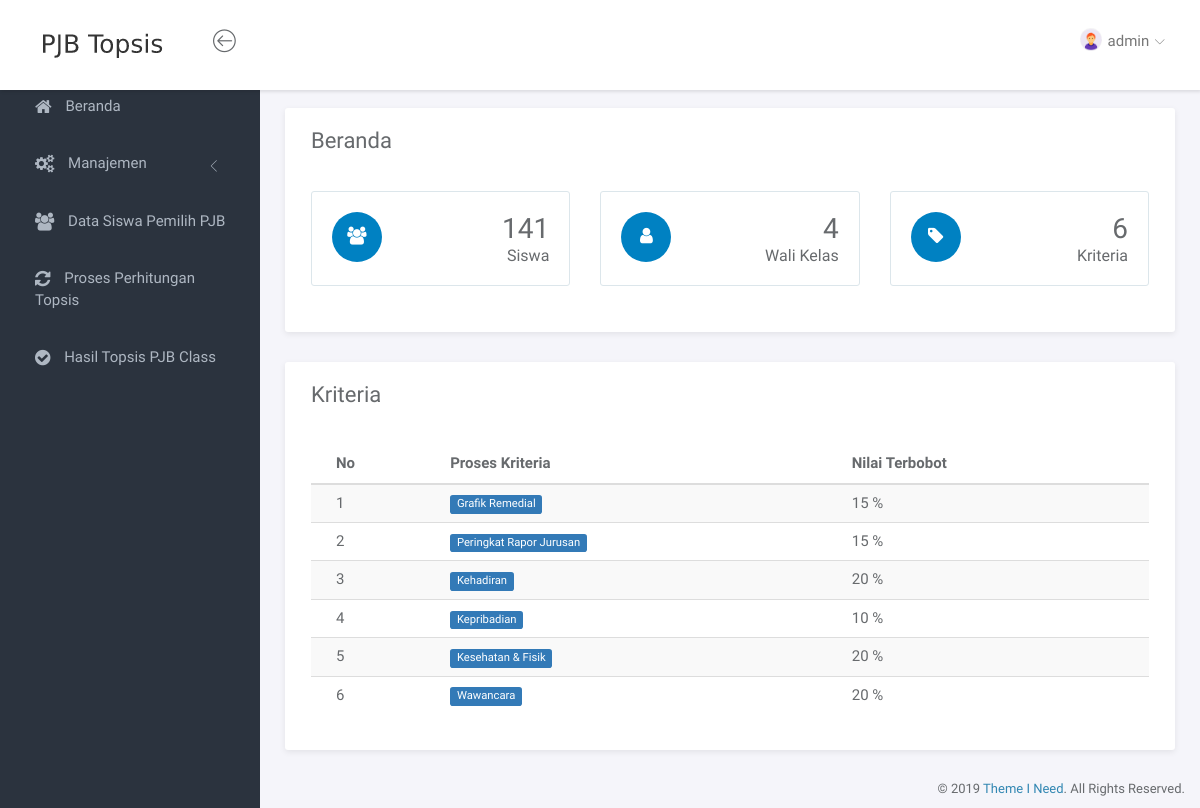
The app's page /index.php?page=beranda (signed in) with its own data.
### tables this page shows
CREATE TABLE `tbl_user` (
  `id_user` int(11) NOT NULL,
  `username` varchar(10) NOT NULL,
  `password` varchar(10) NOT NULL
);

CREATE TABLE `tbl_kriteria` (
  `id_kriteria` varchar(15) NOT NULL,
  `nama_kriteria` varchar(50) NOT NULL,
  `nilai_terbobot` int(3) NOT NULL
);

### service.php (called while the page is built, shortened)
<?php
$g = mysqli_query($conn, "SELECT * FROM tbl_user WHERE username='$_SESSION[username]'");
$auth = mysqli_fetch_array($g);
?>

### page/beranda.php (the view, shortened to what this page needs)
<?php
    $siswa = mysqli_num_rows(mysqli_query($conn, "SELECT * FROM tbl_siswa"));
    $guru = mysqli_num_rows(mysqli_query($conn, "SELECT * FROM tbl_guru"));
    $kriteria = mysqli_num_rows(mysqli_query($conn, "SELECT * FROM tbl_kriteria"));
?>
<div class="panel panel-headline">
    <div class="panel-heading">
        <h3 class="panel-title">Beranda</h3>
    </div>
    <div class="panel-body">
        <div class="row">
            <div class="col-md-4">
                <div class="metric">
                    <span class="icon"><i class="fa fa-users"></i></span>
                    <p>
                        <span class="number"><?= $siswa ?></span>
                        <span class="title">Siswa</span>
                    </p>
                </div>
            </div>
            <div class="col-md-4">
                <div class="metric">
                    <span class="icon"><i class="fa fa-user"></i></span>
                    <p>
                        <span class="number"><?= $guru ?></span>
                        <span class="title">Wali Kelas</span>
                    </p>
                </div>
            </div>
            <div class="col-md-4">
                <div class="metric">
                    <span class="icon"><i class="fa fa-tag"></i></span>
                    <p>
                        <span class="number"><?= $kriteria ?></span>
                        <span class="title">Kriteria</span>
                    </p>
                </div>
            </div>
        </div>
    </div>
</div>
<div class="panel panel-headline">
    <div class="panel-heading">
        <h3 class="panel-title">Kriteria</h3>
    </div>
    <div class="panel-body">
        <div class="row">
            <div class="col-md-12">
                <div class="table-responsive">
                    <table class="table table-striped">
                        <thead>
                            <tr>
                                <th>No</th>
                                <th>Proses Kriteria</th>
                                <th>Nilai Terbobot</th>
                            </tr>
                        </thead>
                        <tbody>
                            <?php
                            $no = 1;
                            $q = mysqli_query($conn, "SELECT * FROM tbl_kriteria");
                            while($data=mysqli_fetch_array($q)){ ?>
                                <tr>
                                    <td><?= $no ?></td>
                                    <td><span class="label label-primary"><?= $data['nama_kriteria'] ?></span></td>
                                    <td><?= $data['nilai_terbobot'] ?> %</td>
                                </tr>
                            <?php $no++; } ?>
                        </tbody>
                    </table>
                </div>
            </div>
        </div>
    </div>
</div>

### header.php (shortened to what this page needs)
<nav class="navbar navbar-default navbar-fixed-top">
	<div class="brand">
		<a href="?page=beranda"><img src="assets/img/logo.png" alt="logo"></a>
	</div>
	<div class="container-fluid">
		<div class="navbar-btn">
			<button type="button" class="btn-toggle-fullwidth"><i class="lnr lnr-arrow-left-circle"></i></button>
		</div>
		<div id="navbar-menu">
			<ul class="nav navbar-nav navbar-right">
				<li class="dropdown">
					<a href="#" class="dropdown-toggle" data-toggle="dropdown"><img src="assets/img/admin.png" class="img-circle" alt="Avatar"> <span><?= $auth['username'] ?></span> <i class="icon-submenu lnr lnr-chevron-down"></i></a>
				</li>
			</ul>
		</div>
	</div>
</nav>

### assets/css/main.css (style rules this page uses)
html { position: relative; min-height: 100%; }
body { background-color: #F3F5F8; font-family: "Source Sans Pro", sans-serif; font-size: 15px; color: #676a6d; }
a { color: #3287B2; }
th { font-weight: 600; }
.navbar-default { -webkit-transition: all 0.3s ease-in-out; -moz-transition: all 0.3s ease-in-out; -ms-transition: all 0.3s ease-in-out; -o-transition: all 0.3s ease-in-out; transition: all 0.3s ease-in-out; -moz-box-shadow: 1px 2px 3px rgba(0, 0, 0, 0.1); -webkit-box-shadow: 1px 2px 3px rgba(0, 0, 0, 0.1); box-shadow: 1px 2px 3px rgba(0, 0, 0, 0.1); -webkit-border-radius: 0; -moz-border-radius: 0; border-radius: 0; padding: 0; margin: 0; border: none; background-color: #fff; }
.navbar-default .brand { float: left; padding: 30px 39px; background-color: #fff; }
.navbar-btn { float: left; padding: 16px 0; }
.navbar-btn button { font-size: 24px; padding: 4px 8px; line-height: .7; border: none; background: none; outline: none; }
.navbar-nav > li > a { padding: 28px 20px; }
.navbar-nav > li > a > i { font-size: 22px; margin-right: 2px; vertical-align: middle; }
.navbar-nav > li > a > i.icon-submenu { margin-left: 2px; margin-right: 0; font-size: 10px; position: relative; top: 2px; }
.navbar-nav > li > a > span { position: relative; top: 2px; }
.navbar-nav > li > a img { width: 22px; margin-right: 2px; }
@media screen and (min-width: 768px) { .navbar-nav.navbar-right { margin-right: 0; } }
.panel { -webkit-border-radius: 3px; -moz-border-radius: 3px; border-radius: 3px; -moz-box-shadow: 0 2px 6px rgba(0, 0, 0, 0.08); -webkit-box-shadow: 0 2px 6px rgba(0, 0, 0, 0.08); box-shadow: 0 2px 6px rgba(0, 0, 0, 0.08); background-color: #fff; margin-bottom: 30px; }
.panel .panel-heading, .panel .panel-body, .panel .panel-footer { padding-left: 25px; padding-right: 25px; }
.panel .panel-heading { padding-top: 20px; padding-bottom: 20px; position: relative; }
.panel .panel-heading .panel-title { margin: 0; font-size: 18px; font-weight: 300; }
.panel .panel-body { padding-top: 10px; padding-bottom: 15px; }
.panel.panel-headline .panel-heading { border-bottom: none; }
.panel.panel-headline .panel-heading .panel-title { margin-bottom: 8px; font-size: 22px; font-weight: normal; }
.panel .table > thead > tr > td:first-child, .panel .table > thead > tr > th:first-child, .panel .table > tbody > tr > td:first-child, .panel .table > tbody > tr > th:first-child, .panel .table > tfoot > tr > td:first-child, .panel .table > tfoot > tr > th:first-child { padding-left: 25px; }
.panel .table > thead > tr > td:last-child, .panel .table > thead > tr > th:last-child, .panel .table > tbody > tr > td:last-child, .panel .table > tbody > tr > th:last-child, .panel .table > tfoot > tr > td:last-child, .panel .table > tfoot > tr > th:last-child { padding-left: 25px; }
.label { font-weight: normal; }
.metric { -webkit-border-radius: 3px; -moz-border-radius: 3px; border-radius: 3px; padding: 20px; margin-bottom: 30px; border: 1px solid #DCE6EB; }
.metric .icon { -webkit-border-radius: 50%; -moz-border-radius: 50%; border-radius: 50%; float: left; width: 50px; height: 50px; line-height: 50px; background-color: #0081c2; text-align: center; }
.metric .icon i { font-size: 18px; color: #fff; }
.metric p { margin-bottom: 0; line-height: 1.2; text-align: right; }
.metric .number { display: block; font-size: 28px; font-weight: 300; }
.metric .title { font-size: 16px; }

### records on screen
tbl_user: username "admin"
tbl_kriteria: nama_kriteria "Grafik Remedial", nilai_terbobot "15"
tbl_kriteria: nama_kriteria "Peringkat Rapor Jurusan", nilai_terbobot "15"
tbl_kriteria: nama_kriteria "Kehadiran", nilai_terbobot "20"
tbl_kriteria: nama_kriteria "Kepribadian", nilai_terbobot "10"
tbl_kriteria: nama_kriteria "Kesehatan & Fisik", nilai_terbobot "20"
tbl_kriteria: nama_kriteria "Wawancara", nilai_terbobot "20"

### other values on screen
$siswa "141"
$guru "4"
$kriteria "6"
